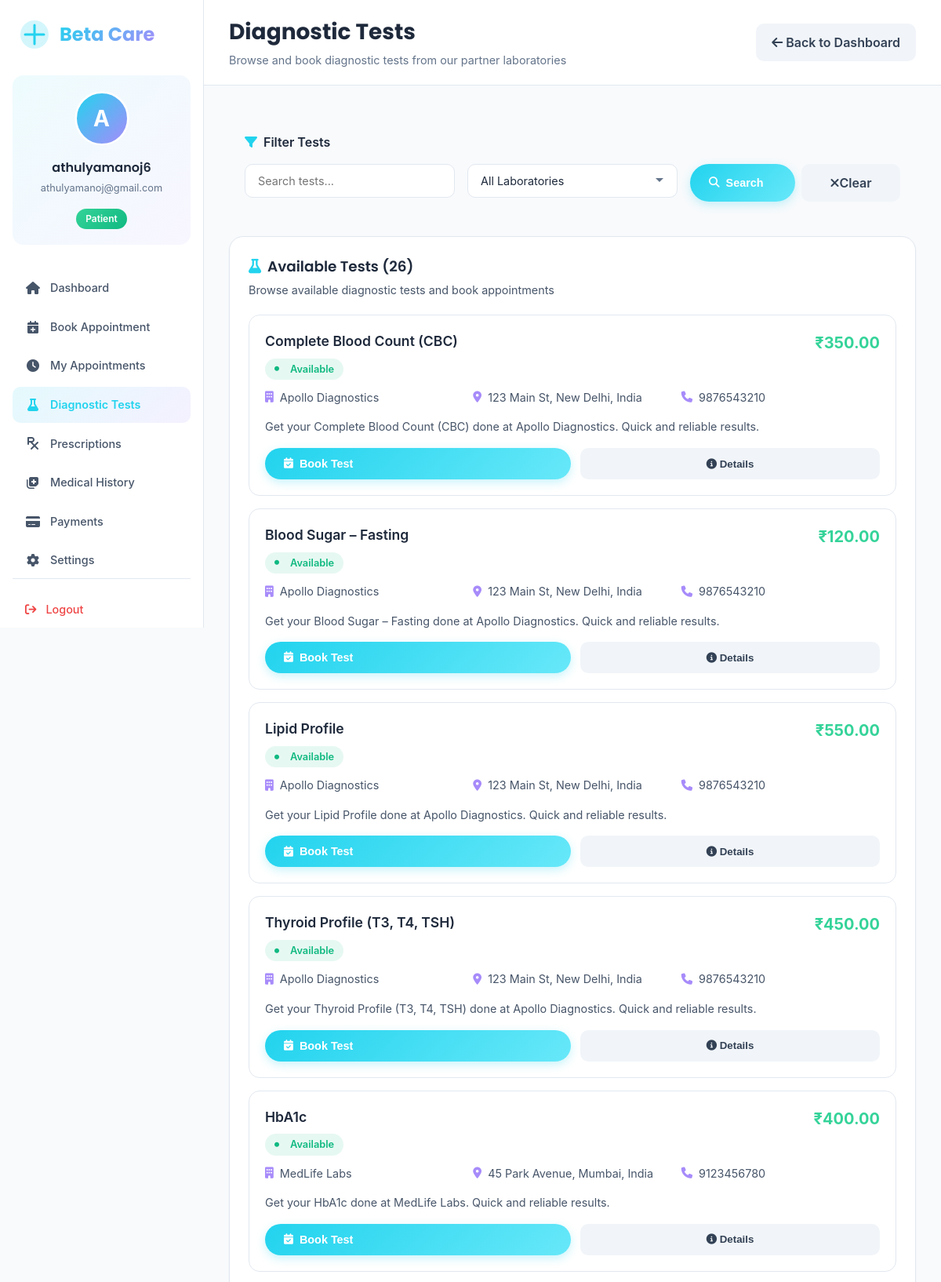
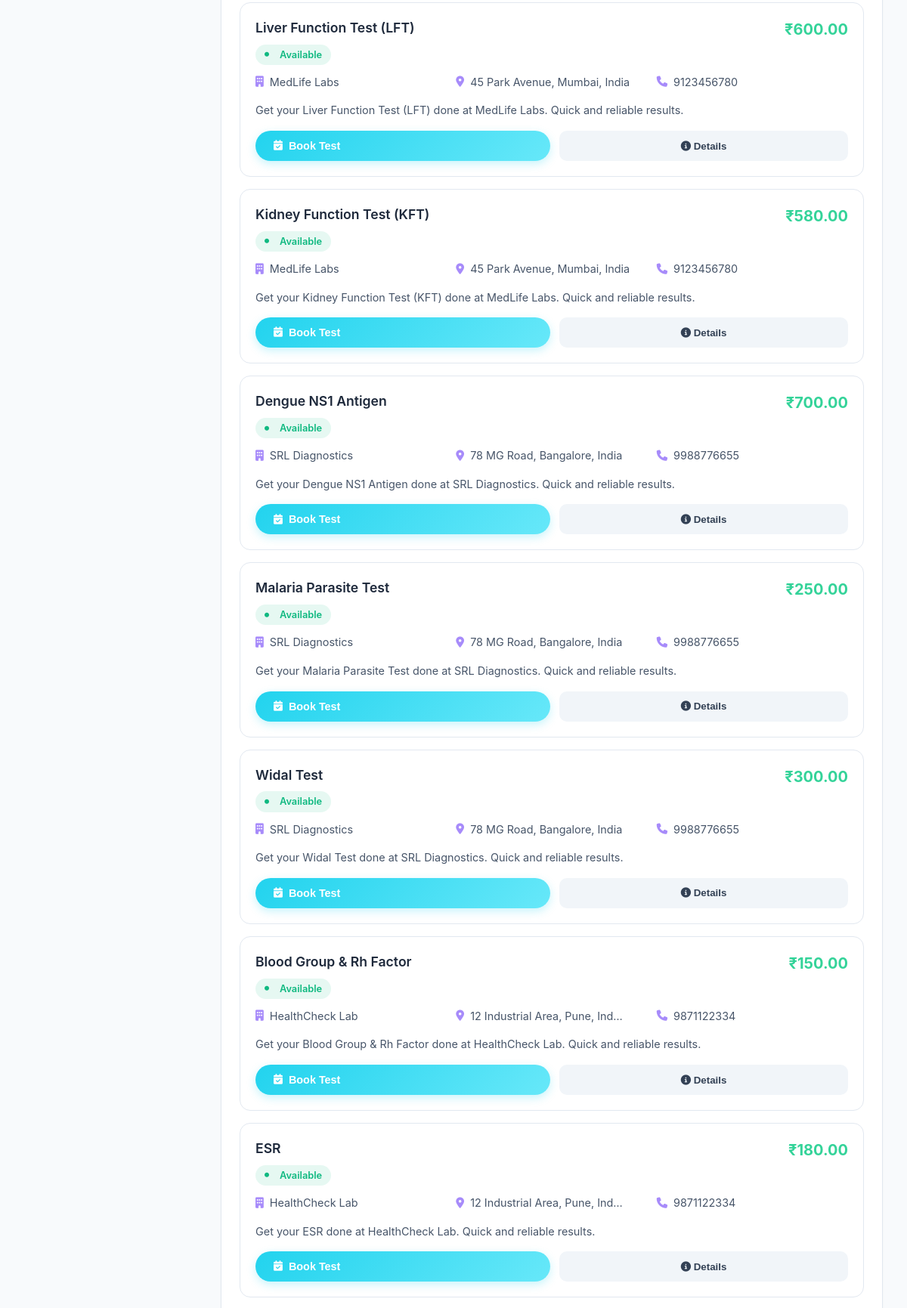
The page /patient/diagnostic-tests/ (signed in, upper part) on the database its author committed (2 pictures, top to bottom).
### core/models.py (models this page shows, shortened)
class DiagnosticTest(models.Model):
    CATEGORY_CHOICES = [
        ('Blood Tests', 'Blood Tests'),
        ('Urine Tests', 'Urine Tests'),
        ('Imaging', 'Imaging'),
        ('Screening', 'Screening'),
        ('General', 'General'),
    ]
    SAMPLE_TYPE_CHOICES = [
        ('Blood', 'Blood'),
        ('Urine', 'Urine'),
        ('Saliva', 'Saliva'),
        ('Swab', 'Swab'),
        ('Other', 'Other'),
    ]
    lab = models.ForeignKey(Lab, on_delete=models.CASCADE)
    test_name = models.CharField(max_length=150)
    test_code = models.CharField(
        max_length=50,
        unique=True,
        null=True,
        blank=True
    )
    category = models.CharField(
        max_length=50,
        choices=CATEGORY_CHOICES,
        default='General'
    )
    price = models.DecimalField(max_digits=10, decimal_places=2)
    result_duration = models.CharField(
        max_length=50,
        default='24 hours'
    )
    sample_type = models.CharField(
        max_length=50,
        choices=SAMPLE_TYPE_CHOICES,
        default='Blood'
    )
    description = models.TextField(blank=True)
    preparation_instructions = models.TextField(blank=True)
    is_active = models.BooleanField(default=True)
    home_collection = models.BooleanField(default=False)
    created_at = models.DateTimeField(auto_now_add=True)

class Lab(models.Model):
    STATUS_CHOICES = (
        ('Active', 'Active'),
        ('Inactive', 'Inactive'),
    )
    name = models.CharField(max_length=150)
    address = models.TextField()
    phone = models.CharField(max_length=15)
    status = models.CharField(
        max_length=20,
        choices=STATUS_CHOICES,
        default='Active'
    )
    created_at = models.DateTimeField(auto_now_add=True)

### core/views.py (the view)
# urls.py: path('patient/diagnostic-tests/', views.patient_diagnostic_tests, name='patient_diagnostic_tests'),
@login_required
def patient_diagnostic_tests(request):
    try:
        patient = PatientProfile.objects.get(user=request.user)
    except PatientProfile.DoesNotExist:
        messages.error(request, "Patient profile not found")
        return redirect('patient_dashboard')
    tests = DiagnosticTest.objects.select_related('lab').all()
    search_query = request.GET.get('search', '').strip()
    if search_query:
        tests = tests.filter(
            Q(test_name__icontains=search_query) |
            Q(lab__name__icontains=search_query)
        )
    lab_filter = request.GET.get('lab', '').strip()
    if lab_filter:
        tests = tests.filter(lab__id=lab_filter)
    labs = Lab.objects.filter(status='Active')
    user_bookings = list(TestBooking.objects.filter(
        patient=patient
    ).values_list('test_id', flat=True))
    context = {
        'tests': tests,
        'labs': labs,
        'search_query': search_query,
        'lab_filter': lab_filter,
        'user_bookings': user_bookings,
        'patient': patient,
    }
    return render(request, 'core/dashboard/patient_diagnostic_tests.html', context)

### core/templates/core/dashboard/patient_diagnostic_tests.html (shortened to what this page needs)
{% load static %}
<!DOCTYPE html>
<html lang="en">
<head>
    <link href="https://cdnjs.cloudflare.com/ajax/libs/font-awesome/6.5.0/css/all.min.css" rel="stylesheet">
    <link rel="stylesheet" href="{% static 'core/css/admin.css' %}">
</head>
<body>
    <div class="medical-dashboard">
        <aside class="medical-sidebar">
            <div class="brand">
                <div class="brand-logo">
                </div>
                <span class="brand-name">Beta Care</span>
            </div>
            <div class="profile-card">
                <div class="profile-avatar-wrapper">
                    <div class="profile-avatar">
                        <div class="avatar-fallback" style="display: flex;">
                            {{ request.user.first_name|default:request.user.username|slice:":1"|upper }}
                        </div>
                    </div>
                </div>
                <div class="profile-details">
                    <h4 class="profile-name">{{ request.user.get_full_name|default:request.user.username }}</h4>
                    <p class="profile-email">{{ request.user.email|truncatechars:25 }}</p>
                </div>
                <span class="role-badge" style="background: linear-gradient(135deg, #34d399, #10b981);">Patient</span>
            </div>
            <nav class="sidebar-nav">
                <a href="{% url 'patient_dashboard' %}" class="nav-item">
                    <i class="fa-solid fa-home"></i>
                    <span>Dashboard</span>
                </a>
                <a href="{% url 'patient_book_appointment' %}" class="nav-item">
                    <i class="fa-solid fa-calendar-plus"></i>
                    <span>Book Appointment</span>
                </a>
                <a href="{% url 'patient_appointments' %}" class="nav-item">
                    <i class="fa-solid fa-clock"></i>
                    <span>My Appointments</span>
                </a>
                <a href="{% url 'patient_diagnostic_tests' %}" class="nav-item active">
                    <i class="fa-solid fa-flask"></i>
                    <span>Diagnostic Tests</span>
                </a>
                <a href="{% url 'patient_prescriptions' %}" class="nav-item">
                    <i class="fa-solid fa-prescription"></i>
                    <span>Prescriptions</span>
                </a>
                <a href="{% url 'medical_history' %}" class="nav-item">
                    <i class="fa-solid fa-notes-medical"></i>
                    <span>Medical History</span>
                </a>
                <a href="{% url 'payments' %}" class="nav-item">
                    <i class="fa-solid fa-credit-card"></i>
                    <span>Payments</span>
                </a>
                <a href="{% url 'patient_settings' %}" class="nav-item">
                    <i class="fa-solid fa-gear"></i>
                    <span>Settings</span>
                </a>
            </nav>
            <div class="sidebar-footer">
                <a href="{% url 'logout' %}" class="logout-link">
                    <i class="fa-solid fa-arrow-right-from-bracket"></i>
                    <span>Logout</span>
                </a>
            </div>
        </aside>
        <main class="medical-main">
            <header class="medical-header">
                <div class="header-left">
                    <h1 class="page-title" style="font-size:1.75rem;">Diagnostic Tests</h1>
                    <p class="page-subtitle">Browse and book diagnostic tests from our partner laboratories</p>
                </div>
                <div class="header-actions">
                    <a href="{% url 'patient_dashboard' %}" class="btn-cancel" style="text-decoration:none;">
                        <i class="fa-solid fa-arrow-left"></i> Back to Dashboard
                    </a>
                </div>
            </header>
            <div class="medical-content">
                <div class="filter-section">
                    <div style="display: flex; align-items: center; gap: var(--space-2); margin-bottom: var(--space-4);">
                        <i class="fa-solid fa-filter" style="color: var(--medical-cyan);"></i>
                        <h3 style="font-size: 1rem; font-weight: 600; color: var(--gray-800);">Filter Tests</h3>
                    </div>
                    <form method="GET" id="filterForm">
                        <div class="filter-grid">
                            <div>
                                <input type="text"
                                       name="search"
                                       class="form-input"
                                       placeholder="Search tests..."
                                       value="{{ search_query }}">
                            </div>
                            <div>
                                <select name="lab" class="form-input">
                                    <option value="">All Laboratories</option>
                                </select>
                            </div>
                            <div style="display: flex; gap: var(--space-2);">
                                <button type="submit" class="add-btn" style="flex: 1; border: none; cursor: pointer;">
                                    <i class="fa-solid fa-search"></i> Search
                                </button>
                                <a href="{% url 'patient_diagnostic_tests' %}" class="btn-cancel" style="flex: 1; text-decoration: none; display: flex; align-items: center; justify-content: center;">
                                    <i class="fa-solid fa-times"></i> Clear
                                </a>
                            </div>
                        </div>
                    </form>
                </div>
                <div class="medical-table-card">
                    <div class="info-header" style="margin-bottom: var(--space-5);">
                        <div>
                            <h3><i class="fa-solid fa-flask" style="color: var(--medical-cyan); margin-right: var(--space-2);"></i>Available Tests ({{ tests|length }})</h3>
                            <p style="font-size: 0.9rem; color: var(--gray-600); margin-top: 6px;">
                                Browse available diagnostic tests and book appointments
                            </p>
                        </div>
                    </div>
                    {% if tests %}
                        {% for test in tests %}
                        <div class="test-card">
                            <div class="test-header">
                                <div>
                                    <h4 class="test-name">{{ test.test_name }}</h4>
                                    {% if test.id in user_bookings %}
                                        <span class="status-badge booked-badge">
                                            <i class="fa-solid fa-check-circle" style="font-size: 10px; margin-right: 6px;"></i>
                                            Already Booked
                                        </span>
                                    {% else %}
                                        <span class="status-badge status-available">
                                            <i class="fa-solid fa-circle" style="font-size: 6px; margin-right: 6px;"></i>
                                            Available
                                        </span>
                                    {% endif %}
                                </div>
                                <div class="test-price">₹{{ test.price }}</div>
                            </div>
                            <div class="test-details">
                                <div class="test-detail-item">
                                    <i class="fa-solid fa-building"></i>
                                    <span>{{ test.lab.name }}</span>
                                </div>
                                <div class="test-detail-item">
                                    <i class="fa-solid fa-map-marker-alt"></i>
                                    <span>{{ test.lab.address|truncatechars:30 }}</span>
                                </div>
                                <div class="test-detail-item">
                                    <i class="fa-solid fa-phone"></i>
                                    <span>{{ test.lab.phone }}</span>
                                </div>
                            </div>
                            <p style="color: var(--gray-600); font-size: 0.9rem; margin-bottom: var(--space-4);">
                                Get your {{ test.test_name }} done at {{ test.lab.name }}. Quick and reliable results.
                            </p>
                            <div style="display: flex; gap: var(--space-3);">
                                {% if test.id not in user_bookings %}
                                    <button class="add-btn" style="flex: 1; border: none; cursor: pointer;" onclick="openBookingModal({{ test.id }}, '{{ test.test_name }}', {{ test.lab.id }})"
>
                                        <i class="fa-solid fa-calendar-check"></i> Book Test
                                    </button>
                                {% else %}
                                    <button class="add-btn" style="flex: 1; border: none; cursor: pointer; opacity: 0.6;" disabled>
                                        <i class="fa-solid fa-check"></i> Already Booked
                                    </button>
                                {% endif %}
                                <button class="btn-cancel" style="flex: 1; border: none; cursor: pointer;" onclick="openDetailsModal({{ test.id }}, '{{ test.test_name }}', '{{ test.lab.name }}', '{{ test.price }}')">
                                    <i class="fa-solid fa-info-circle"></i> Details
                                </button>
                            </div>
                        </div>
                        {% endfor %}
                    {% endif %}
                </div>
            </div>
        </main>
    </div>
</body>
</html>

### core/templates/core/dashboard/patient_diagnostic_tests.html (style rules this page uses)
.test-card { padding: var(--space-5); background: var(--white); border: 1px solid var(--gray-200); border-radius: var(--radius-lg); margin-bottom: var(--space-4); transition: var(--transition); }
.test-header { display: flex; justify-content: space-between; align-items: start; margin-bottom: var(--space-3); }
.test-name { font-size: 1.1rem; font-weight: 600; color: var(--gray-800); margin-bottom: 6px; }
.test-price { font-size: 1.25rem; font-weight: 700; color: var(--medical-green); }
.test-details { display: grid; grid-template-columns: repeat(auto-fit, minmax(200px, 1fr)); gap: var(--space-3); margin-bottom: var(--space-4); }
.test-detail-item { display: flex; align-items: center; gap: var(--space-2); font-size: 0.9rem; color: var(--gray-600); }
.test-detail-item i { color: var(--medical-purple); }
.filter-section { background: var(--gray-50); padding: var(--space-5); border-radius: var(--radius-lg); margin-bottom: var(--space-6); }
.filter-grid { display: grid; grid-template-columns: repeat(auto-fit, minmax(250px, 1fr)); gap: var(--space-4); }
.form-input { width: 100%; padding: var(--space-3) var(--space-4); border: 1px solid var(--gray-200); border-radius: var(--radius-md); font-size: 0.9rem; font-family: var(--font-body); background: var(--white); color: var(--gray-800); transition: var(--transition); }
select.form-input { appearance: none; background-repeat: no-repeat; background-position: right var(--space-4) center; padding-right: 2.5rem; cursor: pointer; }
.status-badge { display: inline-flex; align-items: center; padding: 4px 12px; border-radius: 20px; font-size: 0.8rem; font-weight: 600; }
.status-available { background: rgba(16, 185, 129, 0.1); color: var(--status-active); }

### rows shown on the page
DiagnosticTest: test_name "Complete Blood Count (CBC)", shows "Available", price "350.00", lab.name "Apollo Diagnostics", lab.address "123 Main St, New Delhi, India", lab.phone "9876543210"
DiagnosticTest: test_name "Blood Sugar – Fasting", shows "Available", price "120.00", lab.name "Apollo Diagnostics", lab.address "123 Main St, New Delhi, India", lab.phone "9876543210"
DiagnosticTest: test_name "Lipid Profile", shows "Available", price "550.00", lab.name "Apollo Diagnostics", lab.address "123 Main St, New Delhi, India", lab.phone "9876543210"
DiagnosticTest: test_name "Thyroid Profile (T3, T4, TSH)", shows "Available", price "450.00", lab.name "Apollo Diagnostics", lab.address "123 Main St, New Delhi, India", lab.phone "9876543210"
DiagnosticTest: test_name "HbA1c", shows "Available", price "400.00", lab.name "MedLife Labs", lab.address "45 Park Avenue, Mumbai, India", lab.phone "9123456780"
DiagnosticTest: test_name "Liver Function Test (LFT)", shows "Available", price "600.00", lab.name "MedLife Labs", lab.address "45 Park Avenue, Mumbai, India", lab.phone "9123456780"
DiagnosticTest: test_name "Kidney Function Test (KFT)", shows "Available", price "580.00", lab.name "MedLife Labs", lab.address "45 Park Avenue, Mumbai, India", lab.phone "9123456780"
DiagnosticTest: test_name "Dengue NS1 Antigen", shows "Available", price "700.00", lab.name "SRL Diagnostics", lab.address "78 MG Road, Bangalore, India", lab.phone "9988776655"
DiagnosticTest: test_name "Malaria Parasite Test", shows "Available", price "250.00", lab.name "SRL Diagnostics", lab.address "78 MG Road, Bangalore, India", lab.phone "9988776655"
DiagnosticTest: test_name "Widal Test", shows "Available", price "300.00", lab.name "SRL Diagnostics", lab.address "78 MG Road, Bangalore, India", lab.phone "9988776655"
DiagnosticTest: test_name "Blood Group & Rh Factor", shows "Available", price "150.00", lab.name "HealthCheck Lab", lab.address "12 Industrial Area, Pune, Ind…", lab.phone "9871122334"
DiagnosticTest: test_name "ESR", shows "Available", price "180.00", lab.name "HealthCheck Lab", lab.address "12 Industrial Area, Pune, Ind…", lab.phone "9871122334"

### other values the page prints
{{ request.user.first_name|default:request.user.username|slice:":1"|upper }} "A"
{{ request.user.get_full_name|default:request.user.username }} "athulyamanoj6"
{{ request.user.email|truncatechars:25 }} "athulyamanoj@gmail.com"
{{ tests|length }} "26"
